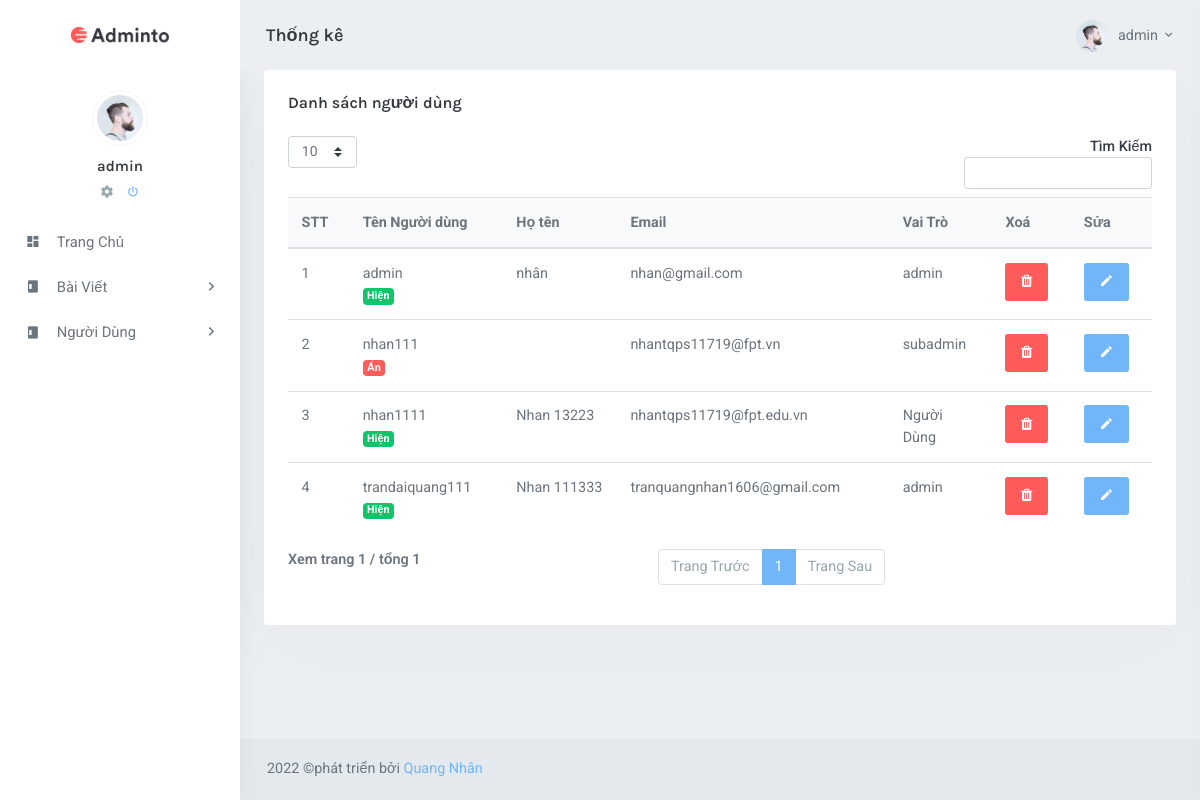
Page /admin/index.php?ctrl=users&act=index (signed in) on the committed database.
### tables this page shows
CREATE TABLE `users` (
  `idUser` int(11) NOT NULL COMMENT 'Mã user',
  `Username` varchar(30) NOT NULL COMMENT 'Tên đăng nhập',
  `Password` varchar(100) NOT NULL COMMENT 'Mật khẩu mã hóa bcrypt',
  `HoTen` varchar(50) NOT NULL COMMENT 'Họ và tên',
  `KichHoat` tinyint(1) DEFAULT NULL COMMENT 'Kích hoạt chưa, true =1 đã kích hoạt',
  `urlHinh` varchar(200) DEFAULT NULL COMMENT 'url hình',
  `Email` varchar(200) NOT NULL COMMENT 'địa chỉ email',
  `randomkey` varchar(255) NOT NULL,
  `VaiTro` tinyint(1) NOT NULL DEFAULT 0 COMMENT 'vai trò, 0 là sinh vien, 1 là admin',
  `AnHien` tinyint(1) DEFAULT 1 COMMENT 'ẩn hiện'
);

### system/database.php (called while the page is built, shortened)
<?php
class Model_db{
    function __construct(){
        try {
            $ConnectionOption = array
                (
                    PDO::MYSQL_ATTR_INIT_COMMAND => "SET NAMES 'utf8'",
                    PDO::ATTR_ERRMODE => PDO::ERRMODE_EXCEPTION,
                );
            $conn = new PDO ('mysql:host='.HOST_DB.';dbname='.NAME_DB.';charset=utf8', USER_DB, PASS_DB, $ConnectionOption);
            $conn->setAttribute(PDO::ATTR_ERRMODE, PDO::ERRMODE_EXCEPTION);
            return $conn;
        } catch(PDOException $e) {
          echo "Lỗi Kết Nối database: " . $e->getMessage();
        }
    }
    function result1($fe,$sql){
        $sqlValue = array_slice(func_get_args(),2);
        try {
            $conn = $this->__construct();
            $stmt = $conn->prepare($sql);
            $stmt->execute($sqlValue);
            if($fe===0)return $stmt->fetchAll();elseif($fe===1)return $stmt->fetch(PDO::FETCH_ASSOC);
        } catch (PDOException $e) {
            echo "Lỗi: " . $e->getMessage();
        }
        finally{
            unset($conn);
        }
    }
}

### admin/models/users.php (called while the page is built, shortened)
<?php
class Model_Users extends Model_db{
    function GetAllUser(){
        $sql = "SELECT * FROM users WHERE 1";
        return $this->result1(0,$sql);
    }
}

### admin/views/users_index.php (the view, shortened to what this page needs)
<div class="content-page">
                <div class="content">
                    <div class="container-fluid">
                        <div class="row">
                            <div class="col-12">
                                <div class="card-box">
                                     <h4 class="mt-0 header-title"><?php echo $page_title; ?></h4>
                                    <table id="key-table" class="table mb-0">
                                            <thead class="thead-light">
                                                <tr>
                                                    <th width="10">STT</th>
                                                    <th >Tên Người dùng</th>
                                                    <th >Họ tên </th>
                                                    <th >Email</th>
                                                    <th >Vai Trò</th>
                                                    <th width="5">Xoá </th>
                                                    <th width="5">Sửa</th>
                                                </tr>
                                            </thead>
                                            <tbody id="tin">
                                            <?php
                                        $stt = 0;
                                            foreach ($UserList  as $row) {
                                                $stt++;
                                                $anHien = ($row['AnHien']=='1') ? '<span class="badge badge-success">Hiện</span>': '<span class="badge badge-danger">Ẩn</span>';
                                                $linkDel = "'?ctrl=users&act=delete&id=".$row['idUser']."'";
                                                $linkEdit = '?ctrl=users&act=edit&id='.$row['idUser'];
                                                $arrayRole = ["0"=>"admin","1"=>"subadmin","2"=>"Người Dùng"];
                                                foreach ($arrayRole as $key => $value) {
                                                    if($row['VaiTro'] ==  $key){
                                                        $role = $value;
                                                    }
                                                }
                                                echo '<tr>
                                                        <td>'.$stt.'</td>
                                                        <td class="" >'.$row['Username']." <br>". $anHien.'</td>
                                                        <td class="" >'.$row['HoTen'].'</td>
                                                        <td class="" >'.$row['Email'].'</td>
                                                        <td>'. $role.'</td>
                                                        <td><div  onclick="checkDelete('.$linkDel.')"  class="btn btn-danger" role="button"><i class="fa fa-trash"></i></div></td>
                                                        <td><a href=""><a name="" id="" class="btn btn-primary" href="'.$linkEdit.'" role="button"><span class="mdi mdi-pencil"></span></a></a></a></td>
                                                    </tr>';
                                            }
                                        ?>
                                            </tbody>
                                        </table>
                                </div>
                            </div>
                        </div>
                    </div>
                </div>
            </div>

### admin/index.php (shortened to what this page needs)
<?php
  if(isset($_SESSION['role'])&&($_SESSION['role']==0 || $_SESSION['role']==1 || $_SESSION['role']==2 )){
    require_once "../system/database.php";
    $ctrl = 'baiviet';
    if(isset($_GET['ctrl'])==true) $ctrl=$_GET['ctrl'];
    $pathFile = "controllers/$ctrl.php";
    if(file_exists($pathFile)== true) {
      $controller = new $ctrl;
    }
    else echo "controllers $ctrl not found 404";
  }
  else{
    header("location: controllers/login.php");
  }
?>

### admin/controllers/users.php (shortened to what this page needs)
<?php
require_once "models/users.php";
class Users{
    function __construct()
    {
        $this->model = new Model_Users();
        $act = "index";
        if(isset($_GET["act"])==true) $act = $_GET['act'];
        switch ($act) {
            case 'index':
                $this->index();
                break;
        }
    }
    function index()
    {
        $UserList = $this->model-> GetAllUser();
        $page_title ="Danh sách người dùng";
        $page_file = "views/users_index.php";
        require_once "views/layout.php";
    }
}
?>

### admin/views/layout.php (shortened to what this page needs)
<!DOCTYPE html>
<html lang="en">
    <head>
        <link href="views/assets/css/bootstrap.min.css" id="bootstrap-stylesheet" rel="stylesheet" type="text/css" />
        <link href="views/assets/css/icons.min.css" rel="stylesheet" type="text/css" />
        <link href="views/assets/css/app.css" id="app-stylesheet" rel="stylesheet" type="text/css" />
        <link href="https://cdn.quilljs.com/1.3.6/quill.snow.css" rel="stylesheet">
        <link href="views/assets/css/SweetAlert2.css" id="app-stylesheet" rel="stylesheet" type="text/css" />
        <link rel="stylesheet" href="https://cdnjs.cloudflare.com/ajax/libs/font-awesome/4.7.0/css/font-awesome.min.css">
        <link href="views/assets/css/custom.css" rel="stylesheet" type="text/css" />
    </head>
    <body>
        <div id="wrapper">
            <div class="navbar-custom">
                <ul class="list-unstyled topnav-menu float-right mb-0">
                    <li class="dropdown notification-list">
                        <a class="nav-link dropdown-toggle nav-user mr-0 waves-effect" data-toggle="dropdown" href="#" role="button" aria-haspopup="false" aria-expanded="false">
                            <img src="views/assets/images/users/user-1.jpg" alt="user-image" class="rounded-circle">
                            <span class="pro-user-name ml-1">
                            <?=($_SESSION['suser'])? $_SESSION['suser'] : 'khongco';?> <i class="mdi mdi-chevron-down"></i>
                            </span>
                        </a>
                    </li>
                </ul>
                <div class="logo-box">
                    <a href="index.html" class="logo logo-dark text-center">
                        <span class="logo-lg">
                            <img src="views/assets/images/logo-dark.png" alt="" height="16">
                        </span>
                    </a>
                </div>
                <ul class="list-unstyled topnav-menu topnav-menu-left mb-0">
                    <li>
                        <h4 class="page-title-main">Thống kê</h4>
                    </li>
                </ul>
            </div>
            <div class="left-side-menu">
                <div class="slimscroll-menu">
                    <div class="user-box text-center">
                        <img src="views/assets/images/users/user-1.jpg" alt="user-img" title="Mat Helme" class="rounded-circle img-thumbnail avatar-md">
                        <div class="dropdown">
                            <a href="#" class="user-name dropdown-toggle h5 mt-2 mb-1 d-block" data-toggle="dropdown"  aria-expanded="false"> <?=($_SESSION['suser'])? $_SESSION['suser'] : 'khongco';?> </a>
                        </div>
                        <ul class="list-inline">
                            <li class="list-inline-item">
                                <a href="#" class="text-muted">
                                    <i class="mdi mdi-cog"></i>
                                </a>
                            </li>
                            <li class="list-inline-item">
                                <a href="#">
                                    <i class="mdi mdi-power"></i>
                                </a>
                            </li>
                        </ul>
                    </div>
                    <div id="sidebar-menu">
                        <ul class="metismenu" id="side-menu">
                            <li>
                                <a href="index.html">
                                    <i class="mdi mdi-view-dashboard"></i>
                                    <span> Trang Chủ </span>
                                </a>
                            </li>
                            <li>
                                <a href="javascript: void(0);">
                                    <i class="mdi mdi-page-layout-sidebar-left"></i>
                                    <span> Bài Viết </span>
                                    <span class="menu-arrow"></span>
                                </a>
                            </li>
                            <?php
                            if($_SESSION['role'] === '0'){ ?>
                            <li>
                                <a href="javascript: void(0);">
                                    <i class="mdi mdi-page-layout-sidebar-left"></i>
                                    <span> Người Dùng</span>
                                    <span class="menu-arrow"></span>
                                </a>
                            </li>
                            <?php } ?>
                        </ul>
                    </div>
                </div>
            </div>
        <?php if(file_exists($page_file)==true) require_once "$page_file"?>
              <footer class="footer">
                <div class="container-fluid">
                    <div class="row">
                        <div class="col-md-6">
                            2022 &copy;phát triển bởi <a href="">Quang Nhân</a>
                        </div>
                    </div>
                </div>
            </footer>
        </div>
</body>
</html>

### rows in the picture
users: Username "admin", AnHien "Hiện", HoTen "nhân", Email "nhan@gmail.com", role "admin"
users: Username "nhan111", AnHien "Ẩn", Email "nhantqps11719@fpt.vn", role "subadmin"
users: Username "nhan1111", AnHien "Hiện", HoTen "Nhan 13223", Email "nhantqps11719@fpt.edu.vn", role "Người Dùng"
users: Username "trandaiquang111", AnHien "Hiện", HoTen "Nhan 111333", Email "tranquangnhan1606@gmail.com", role "admin"

### other values in the picture
$_SESSION['suser'] "admin"
$page_title "Danh sách người dùng"
